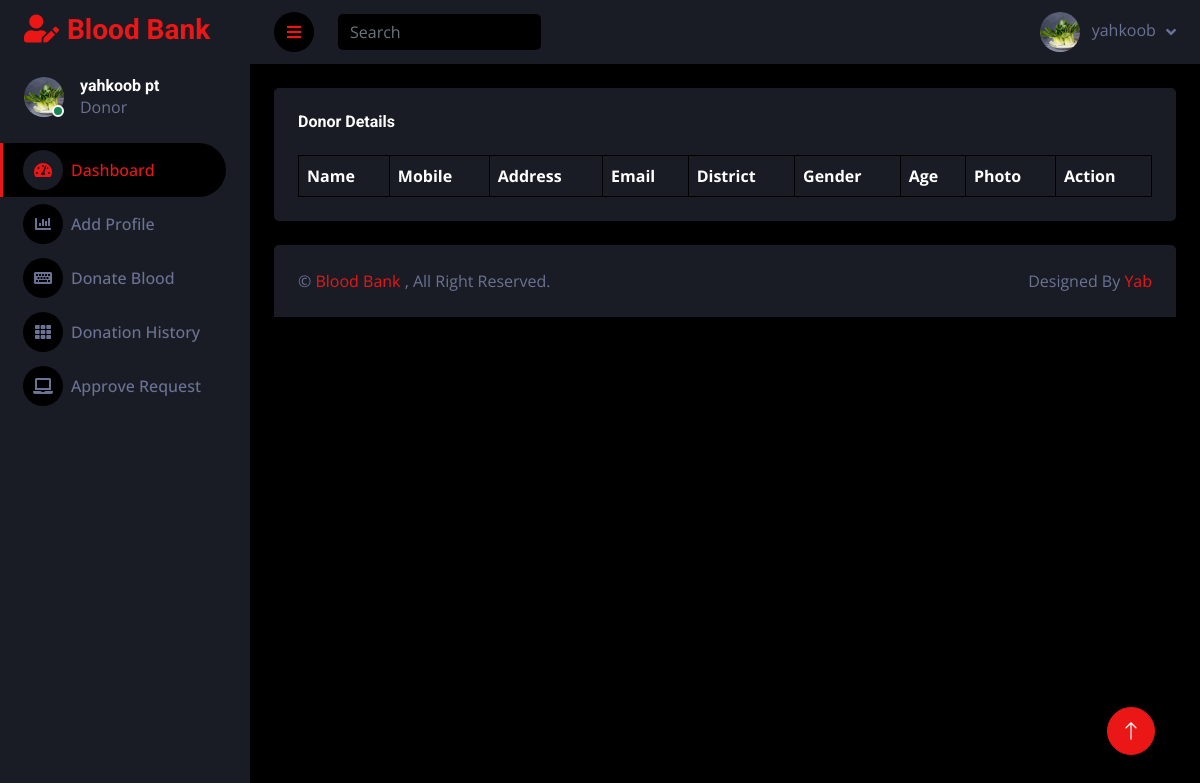
Before: /view_donor/12/ (signed in) with the older database file.
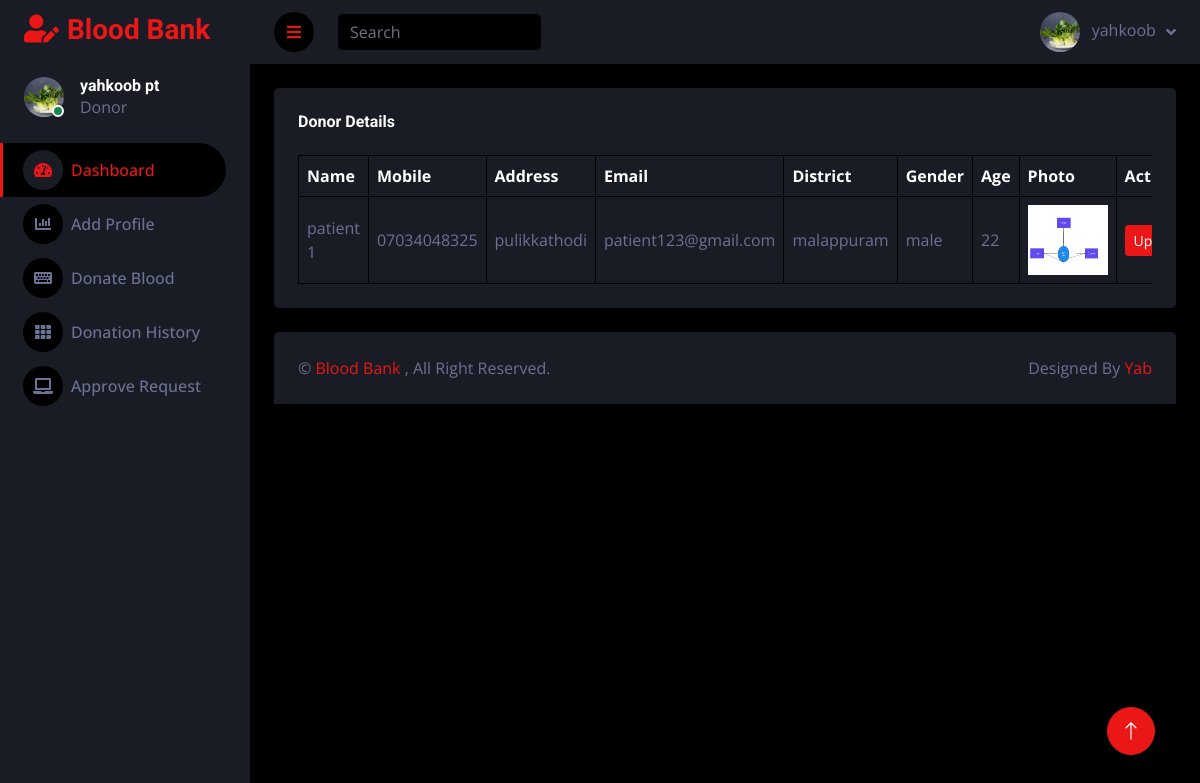
After: the same page with the newer database file.
### blood_app/models.py (models this page shows)
class User(AbstractUser):
    is_donor = models.BooleanField(default=False, verbose_name="Is Donor")
    is_patient = models.BooleanField(default=False, verbose_name="Is Patient")
    name = models.CharField(max_length=100,null=True, blank=True)
    mobile = models.CharField(max_length=15,null=True, blank=True)
    address = models.CharField(max_length=200,null=True, blank=True)
    email = models.EmailField(null=True, blank=True)
    district = models.CharField(max_length=100,null=True, blank=True)
    gender = models.CharField(max_length=10,null=True, blank=True)
    age = models.PositiveIntegerField(null=True, blank=True)
    blood_grou = models.CharField(max_length=3, choices=BLOOD_GROUPS, null=True, blank=True)  # Set a default value
    disease=  models.CharField(max_length=100,null=True, blank=True)
    doctor =  models.CharField(max_length=100,null=True, blank=True)
    photo = models.ImageField(upload_to='profile/')
    status = models.BooleanField(default=False)
    unit= models.PositiveIntegerField(null=True, blank=True)
    def __str__(self):
        return self.username
    @property
    def imageURL(self):
        try:
            url = self.photo.url
        except:
            url = ''
        return  url

### blood_app/views.py (the view)
# urls.py: path('view_donor/<int:pk>/', views.view_donor, name='view_donor'),
def view_donor(request,pk):
    view=User.objects.filter(pk=pk)
    context={
        'view':view
    }
    return render(request,'donor/view_donor.html',context)

### templates/donor/view_donor.html
{% extends 'donor/base.html' %}
{% load static %}
{% block content %}
<div class="container-fluid pt-4 px-4">
    <div class="bg-secondary text-center rounded p-4">
        <div class="d-flex align-items-center justify-content-between mb-4">
            <h6 class="mb-0"> Donor Details</h6>
        </div>
        <div class="table-responsive">
            <table class="table text-start align-middle table-bordered table-hover mb-0">
                <thead>
                    <tr class="text-white">
                        <th scope="col">Name</th>
                        <th scope="col">Mobile</th>
                        <th scope="col">Address</th>
                        <th scope="col">Email</th>
                        <th scope="col">District</th>
                        <th scope="col">Gender</th>
                        <th scope="col">Age</th>
                        <th scope="col">Photo</th>
                        <th scope="col">Action</th>
                    </tr>
                </thead>
                <tbody>
                    {% for i in view %}
                    <tr>
                        <td>
                            {{i.name}}
                        </td>
                        <td>{{i.mobile}}</td>
                        <td>{{i.address}}</td>
                        <td>{{i.email}}</td>
                        <td>{{i.district}}</td>
                        <td>{{i.gender}}</td>
                        <td>{{i.age}}</td>
                        <td><img src="{{i.imageURL}}" alt="" width="80px" height="70px"></td>
                        <td><a class="btn btn-sm btn-primary" href="{% url 'update_donor' i.pk %}">Update</a></td>
                    </tr>
                    {% endfor %}
                </tbody>
            </table>
        </div>
    </div>
</div>
{% endblock %}

Changed rows visible on the page:
added User: name "patient 1", mobile "07034048325", address "pulikkathodi", email "patient123@gmail.com", district "malappuram", gender "male", age "22", imageURL (picture)
